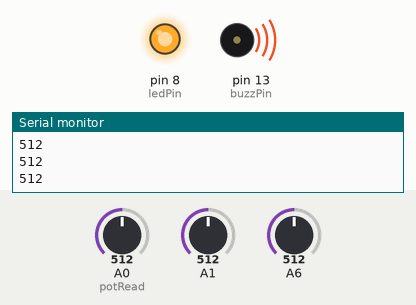
Simulated run of this sketch. Board: Arduino Uno, built with avr-gcc and run on an emulated ATmega328P. Shown: output pins drawn as LEDs (lit = HIGH), buzzer (waves = sounding), the last lines printed to the serial monitor. The test bench sets the inputs (shaded band); at power-on: A0 (potRead) = 512, A1 = 512, A6 = 512. Pins used as bus, display or sensor lines are not drawn.

Above: at 1.2 s.
1.3 s: A0 (potRead) set to 783
2.8 s: A0 (potRead) set to 812
At 4.0 s:
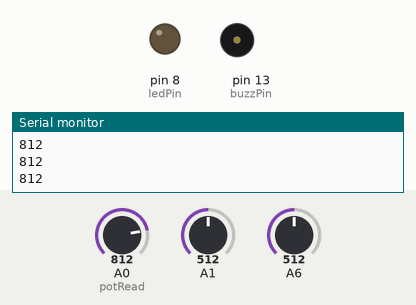
4.3 s: A0 (potRead) set to 790
At 5.4 s:
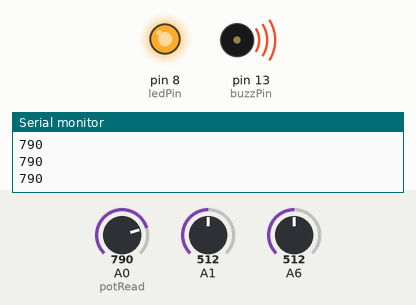
5.8 s: A0 (potRead) set to 810
At 7.0 s:
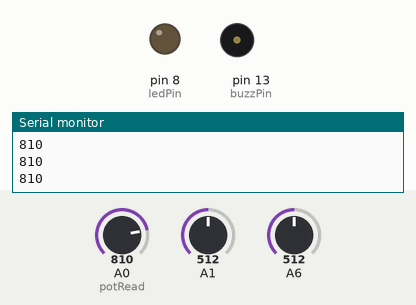
7.3 s: A0 (potRead) set to 716
At 7.7 s:
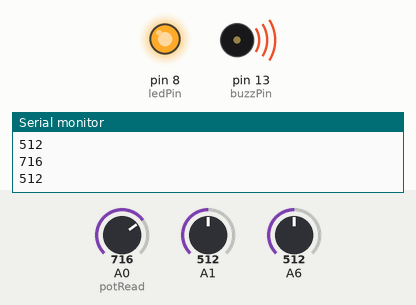
Timing chart, 0 to 9.8 s (numbered marks = the images above; inputs shaded):
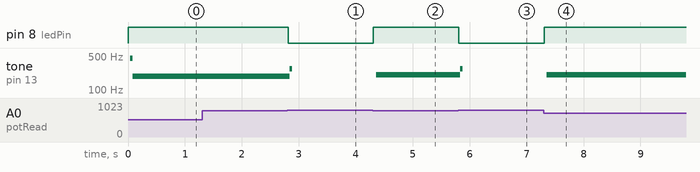

Measured:
- the behaviour switches between 799 and 800 on A0 (potRead) (found by bisection; images 0 and 1)
- after the input at 2.8 s, pin 8 (ledPin): HIGH → LOW at once; tone on pin 13 (buzzPin): 192 Hz → 273 Hz at once, → silent 0.04 s later
- after the input at 4.3 s, pin 8 (ledPin): LOW → HIGH at once; tone on pin 13 (buzzPin): silent → 204 Hz after 0.06 s
- after the input at 5.8 s, pin 8 (ledPin): HIGH → LOW at once; tone on pin 13 (buzzPin): 204 Hz → 273 Hz at once, → silent 0.04 s later
- after the input at 7.3 s, pin 8 (ledPin): LOW → HIGH at once; tone on pin 13 (buzzPin): silent → 204 Hz after 0.06 s

The sketch:

alarm_code.ino
```cpp
int ledPin = 8;
int buzzPin = 13;
int potRead = A0;

int delayT = 300;

void setup() {
  // put your setup code here, to run once:
  pinMode(ledPin, OUTPUT);
  pinMode(buzzPin, OUTPUT);
  pinMode(potRead, INPUT);
  Serial.begin(9600);
}

void loop() {
  // put your main code here, to run repeatedly:
  int potVal = analogRead(potVal);
  Serial.println(potVal);

  while(potVal < 800){
    digitalWrite(ledPin, HIGH);

    digitalWrite(buzzPin, HIGH);
    delayMicroseconds(delayT);
    digitalWrite(buzzPin, LOW);
    delayMicroseconds(delayT);

    potVal = analogRead(potVal);
    Serial.println(potVal);
  }
  digitalWrite(ledPin, LOW);
}
```
